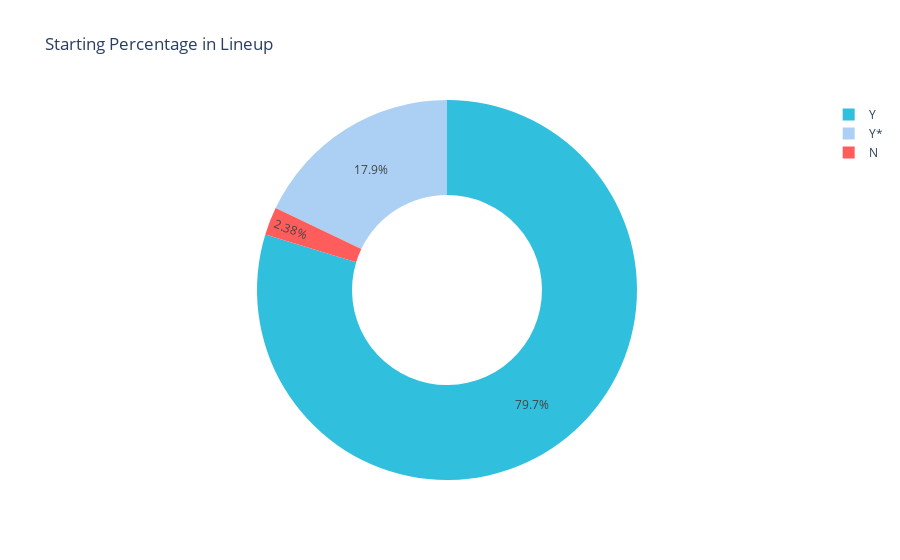

Notebook code cell kept with this figure:
### Code cell
#agrupamos
start= df.groupby('Start')['Goal'].sum().reset_index()

#Y = yes, N = No, Y* = yes y capitán
#graficamos
fig= px.pie(start, values='Goal',names='Start', title='Starting Percentage in Lineup',
            color=['N','Y','Y*'],
            color_discrete_map= {'N':'#FF5C5C',
                                 'Y': '#30BFDD',
                                 'Y*': '#ACD0F4'},
            hole=0.5)
fig.show()

### Figure 1 — Plotly figure (JSON) as saved in the notebook; plotly's stock layout.template omitted (floating-point values rounded to 4 significant figures)
{"data": [{"customdata": [["N"], ["Y"], ["Y*"]], "domain": {"x": [0, 1], "y": [0, 1]}, "hole": 0.5, "hovertemplate": "Start=%{label}<br>Goal=%{value}<br>color=%{customdata[0]}<extra></extra>", "labels": ["N", "Y", "Y*"], "legendgroup": "", "marker": {"colors": ["#FF5C5C", "#30BFDD", "#ACD0F4"]}, "name": "", "showlegend": true, "type": "pie", "values": [21, 704, 158]}], "layout": {"legend": {"tracegroupgap": 0}, "title": {"text": "Starting Percentage in Lineup"}}}
